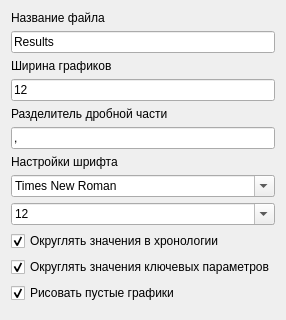
        <widget class="QWidget" name="tab_save_results">
         <attribute name="title">
          <string>Сохранение результатов</string>
         </attribute>
         <layout class="QVBoxLayout" name="verticalLayout_29">
          <item>
           <layout class="QVBoxLayout" name="verticalLayout_27">
            <item>
             <widget class="QLabel" name="label_2">
              <property name="sizePolicy">
               <sizepolicy hsizetype="Preferred" vsizetype="Fixed">
                <horstretch>0</horstretch>
                <verstretch>0</verstretch>
               </sizepolicy>
              </property>
              <property name="text">
               <string>Название файла</string>
              </property>
             </widget>
            </item>
            <item>
             <widget class="QLineEdit" name="line_file_save_name">
              <property name="text">
               <string>Results</string>
              </property>
              <property name="placeholderText">
               <string>Название</string>
              </property>
             </widget>
            </item>
           </layout>
          </item>
          <item>
           <layout class="QVBoxLayout" name="verticalLayout_26">
            <item>
             <widget class="QLabel" name="label_14">
              <property name="sizePolicy">
               <sizepolicy hsizetype="Preferred" vsizetype="Fixed">
                <horstretch>0</horstretch>
                <verstretch>0</verstretch>
               </sizepolicy>
              </property>
              <property name="text">
               <string>Ширина графиков</string>
              </property>
             </widget>
            </item>
            <item>
             <widget class="QLineEdit" name="line_graphs_width">
              <property name="text">
               <string>12</string>
              </property>
              <property name="placeholderText">
               <string>Значение (см)</string>
              </property>
             </widget>
            </item>
           </layout>
          </item>
          <item>
           <layout class="QVBoxLayout" name="verticalLayout_28">
            <item>
             <widget class="QLabel" name="label_16">
              <property name="sizePolicy">
               <sizepolicy hsizetype="Preferred" vsizetype="Fixed">
                <horstretch>0</horstretch>
                <verstretch>0</verstretch>
               </sizepolicy>
              </property>
              <property name="text">
               <string>Разделитель дробной части</string>
              </property>
             </widget>
            </item>
            <item>
             <widget class="QLineEdit" name="line_numbers_delim">
              <property name="text">
               <string>,</string>
              </property>
             </widget>
            </item>
           </layout>
          </item>
          <item>
           <layout class="QVBoxLayout" name="verticalLayout_25">
            <item>
             <widget class="QLabel" name="label_15">
              <property name="sizePolicy">
               <sizepolicy hsizetype="Preferred" vsizetype="Fixed">
                <horstretch>0</horstretch>
                <verstretch>0</verstretch>
               </sizepolicy>
              </property>
              <property name="text">
               <string>Настройки шрифта</string>
              </property>
             </widget>
            </item>
            <item>
             <widget class="QComboBox" name="comboBox_font_name">
              <property name="editable">
               <bool>true</bool>
              </property>
              <item>
               <property name="text">
                <string>Times New Roman</string>
               </property>
              </item>
              <item>
               <property name="text">
                <string>Arial</string>
               </property>
              </item>
             </widget>
            </item>
            <item>
             <widget class="QComboBox" name="comboBox_font_value">
              <property name="editable">
               <bool>true</bool>
              </property>
              <property name="currentText">
               <string>12</string>
              </property>
              <property name="currentIndex">
               <number>4</number>
              </property>
              <item>
               <property name="text">
                <string>8</string>
               </property>
              </item>
              <item>
               <property name="text">
                <string>9</string>
               </property>
              </item>
              <item>
               <property name="text">
                <string>10</string>
               </property>
              </item>
              <item>
               <property name="text">
                <string>11</string>
               </property>
              </item>
              <item>
               <property name="text">
                <string>12</string>
               </property>
              </item>
              <item>
               <property name="text">
                <string>14</string>
               </property>
              </item>
              <item>
               <property name="text">
                <string>16</string>
               </property>
              </item>
              <item>
               <property name="text">
                <string>18</string>
               </property>
              </item>
              <item>
               <property name="text">
                <string>20</string>
               </property>
              </item>
              <item>
               <property name="text">
                <string>22</string>
               </property>
              </item>
              <item>
               <property name="text">
                <string>24</string>
               </property>
              </item>
              <item>
               <property name="text">
                <string>26</string>
               </property>
              </item>
              <item>
               <property name="text">
                <string>28</string>
               </property>
              </item>
              <item>
               <property name="text">
                <string>36</string>
               </property>
              </item>
              <item>
               <property name="text">
                <string>48</string>
               </property>
              </item>
              <item>
               <property name="text">
                <string>72</string>
               </property>
              </item>
             </widget>
            </item>
           </layout>
          </item>
          <item>
           <widget class="QCheckBox" name="checkBox_round_chrono">
            <property name="text">
             <string>Округлять значения в хронологии</string>
            </property>
            <property name="checked">
             <bool>true</bool>
            </property>
           </widget>
          </item>
          <item>
           <widget class="QCheckBox" name="checkBox_round_key_parameters">
            <property name="text">
             <string>Округлять значения ключевых параметров</string>
            </property>
            <property name="checked">
             <bool>true</bool>
            </property>
           </widget>
          </item>
          <item>
           <widget class="QCheckBox" name="checkBox_empty_graphs">
            <property name="text">
             <string>Рисовать пустые графики</string>
            </property>
            <property name="checked">
             <bool>true</bool>
            </property>
           </widget>
          </item>
          <item>
           <widget class="QFrame" name="frame">
            <property name="sizePolicy">
             <sizepolicy hsizetype="Preferred" vsizetype="Expanding">
              <horstretch>0</horstretch>
              <verstretch>0</verstretch>
             </sizepolicy>
            </property>
            <property name="frameShape">
             <enum>QFrame::StyledPanel</enum>
            </property>
            <property name="frameShadow">
             <enum>QFrame::Raised</enum>
            </property>
           </widget>
          </item>
         </layout>
        </widget>
